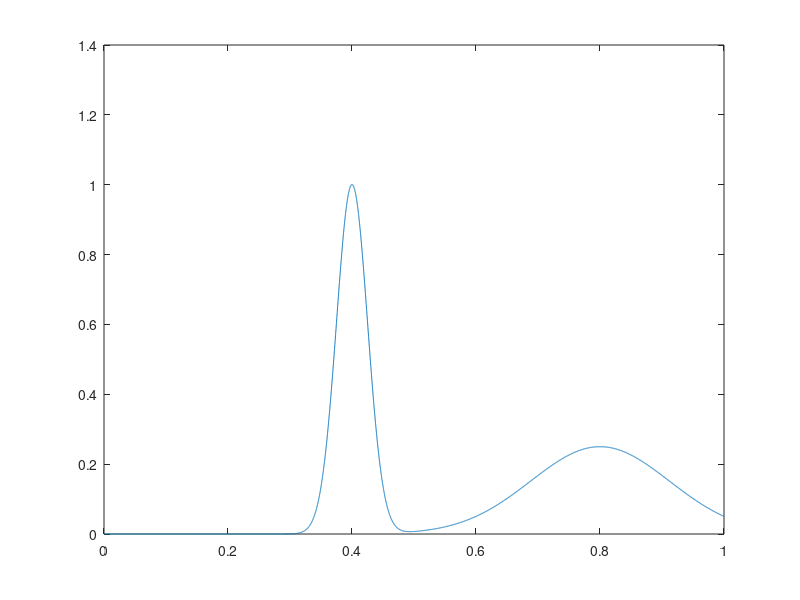

This chart was generated by the following MATLAB code: (Note: this script raises an error after producing the figure.)
u = @(x) exp(-800*(x - 0.4).^2) + 0.25*exp(-40*(x - 0.8).^2);

x1 = linspace(0,1,10000);
plot(x1, u(x1))

% we expect many node near the exstrme curvatures i.e. around
% x = 0.4, 0.5, 0.8


%%
clear, clc
u = @(x) exp(-800*(x - 0.4).^2) + 0.25*exp(-40*(x - 0.8).^2);

func = @(x) (1003.7500 + 1600.00*x.^2 - 2560.000*x)*exp(-1.6*(5.*x - 4.).^2) ...
    + (407999.00 + 2.560000*10^6*x.^2 - 2.0480000*10.^6*x)*exp(-32.*(5.*x - 2.).^2);

c = u(0);
d = u(1);



x = linspace(0,1,80);
sol = BVP1_7D(1, c, d, x, func);

x2 = linspace(0, 1, 1000);

figure;
plot(x, sol, 'r-', 'linewidth', 3, 'MarkerSize', 10)
hold on
grid on
plot(x2, u(x2), 'b-', 'linewidth', 2)
xlim([0 1.05])
legend('Computed','Exact','Location','northwest')
hold off


%%
xc = linspace(0,1,3);

EToVc = zeros(length(xc)-1, 2);
EToVc(:,1) = 1:size(EToVc,1);
EToVc(:,2) = 2:size(EToVc,1)+1;

tol = 1e-4;
count = 1;
while true
    % Create a finner mesh
    [EToVf, xf]  = refine_marked(EToVc, xc, EToVc(:,1));
    
    uhc = BVP1_7D(1, c, d, xc, func);
    uhf = BVP1_7D(1, c, d, xf, func);
    
    err = compute_error_decrease2(xc, xf, uhc, uhf, EToVc, EToVf);
    
    idxMarked = EToVc(:,1);
    idxMarked = idxMarked(err > tol);

    % Check if convegence is reaced
    if isempty(idxMarked)
        disp('convergence reached')
        break
    end

    % update EToVc, xc
    [EToVc, xc]  = refine_marked(EToVc, xc, EToVc(:,1));
    count = count +1;
end


%%

x2 = linspace(0, 1, 1000);

figure;
plot(xc, uhc, 'r-', 'linewidth', 3, 'MarkerSize', 10)
hold on
grid on
plot(x2, u(x2), 'b-', 'linewidth', 2)
xlim([0 1.05])
legend('Computed','Exact','Location','northwest')
hold off
%%
plot(err, 'b.','MarkerSize', 30)
hold on
plot([0 length(err)+2],[tol tol],'r--','LineWidth',3)
hold off
ylim([1e-5 1.15e-4])
xlim([0 length(err)+2])
legend('Errors','Tolerance','FontSize',14)


